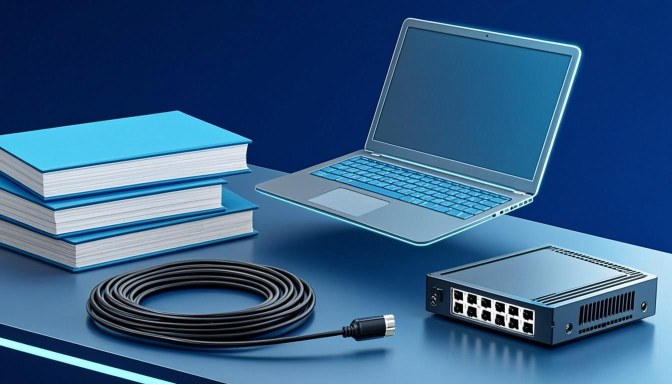
#> input picture scripts/student-covers/book-network-hardware.png, 1344 x 768 px, found by its file name (shown at 1/2 size)
$ python compose-student-covers.py
#> lines starting #> are read from the running program, lines starting #| are printed output that depends on the picture
#!/usr/bin/env python3
"""افزودن عنوان فارسی به کاورهای بخش دانش‌آموز (با raqm برای شکل‌دهی درست حروف)."""
import os
from PIL import Image, ImageDraw, ImageFont

SRC = "/home/z/my-project/scripts/student-covers"
DST = "/home/z/my-project/public/images/covers"
FONT = "/home/z/my-project/scripts/fonts/Vazirmatn-Bold.ttf"
os.makedirs(DST, exist_ok=True)

RTL = dict(direction="rtl", language="fa")
TITLE_COLOR = (14, 77, 92, 255)     # teal تیره برند
BRAND_COLOR = (60, 130, 140, 230)   # teal روشن‌تر

# (فایل پایه، فایل خروجی، عنوان، زیرنویس)
JOBS = [
    ("book-network-hardware.png",        "book-network-hardware.png",        "نصب و نگهداری تجهیزات شبکه و سخت‌افزار", "کتاب درسی دوازدهم | تک‌راه"),
    ("book-ecommerce-security.png",      "book-ecommerce-security.png",      "تجارت الکترونیک و امنیت شبکه",           "کتاب درسی دوازدهم | تک‌راه"),
    ("network-equipment-installation.png","network-equipment-installation.png","نصب تجهیزات شبکه",                      "پودمان ۱ | دانش‌آموز تک‌راه"),
    ("network-setup-dhcp-dns.png",       "network-setup-dhcp-dns.png",       "راه‌اندازی شبکه: DHCP و DNS",            "پودمان ۲ | دانش‌آموز تک‌راه"),
    ("wireless-network-modem.png",       "wireless-network-modem.png",       "شبکه بی‌سیم و مودم",                     "پودمان ۳ | دانش‌آموز تک‌راه"),
    ("network-management-ad-gpo.png",    "network-management-ad-gpo.png",    "مدیریت متمرکز منابع شبکه",               "پودمان ۴ | دانش‌آموز تک‌راه"),
    ("network-troubleshooting.png",      "network-troubleshooting.png",      "عیب‌یابی شبکه",                           "پودمان ۵ | دانش‌آموز تک‌راه"),
    ("ecommerce-business-idea.png",      "ecommerce-business-idea.png",      "ایجاد کار و کسب الکترونیکی",             "پودمان ۱ | دانش‌آموز تک‌راه"),
    ("online-store-development.png",     "online-store-development.png",     "ساخت فروشگاه اینترنتی و سئو",            "پودمان ۲ | دانش‌آموز تک‌راه"),
    ("mikrotik-router-setup.png",        "mikrotik-router-setup.png",        "راه‌اندازی مسیریاب میکروتیک",            "پودمان ۳ | دانش‌آموز تک‌راه"),
    ("network-security-firewall.png",    "network-security-firewall.png",    "امنیت شبکه و فایروال",                   "پودمان ۴ | دانش‌آموز تک‌راه"),
    ("ip-camera-nvr.png",                "ip-camera-nvr.png",                "دوربین مداربسته و NVR",                  "پودمان ۵ | دانش‌آموز تک‌راه"),
]

MAX_TEXT_W = 860  # حداکثر عرض متن داخل قرص


def fit_font(draw, text, start_size):
    """کاهش اندازه فونت تا وقتی متن داخل حد مجاز شود."""
    size = start_size
    while size > 30:
        f = ImageFont.truetype(FONT, size)
        bb = draw.textbbox((0, 0), text, font=f, **RTL)
        if bb[2] - bb[0] <= MAX_TEXT_W:
            return f, bb
        size -= 2
    f = ImageFont.truetype(FONT, size)
    return f, draw.textbbox((0, 0), text, font=f, **RTL)


for src, out, title, brand in JOBS:
    img = Image.open(os.path.join(SRC, src)).convert("RGBA")
    W, H = img.size
#> W = 1344; H = 768
    draw = ImageDraw.Draw(img)

    title_font, tb = fit_font(draw, title, 54)
#> tb = (-2, 1, 855, 55)
    tw, th = tb[2] - tb[0], tb[3] - tb[1]
#> tw = 857; th = 54
    brand_font = ImageFont.truetype(FONT, 26)
    bb = draw.textbbox((0, 0), brand, font=brand_font, **RTL)
#> bb = (0, 5, 313, 32)
    bw, bh = bb[2] - bb[0], bb[3] - bb[1]
#> bw = 313; bh = 27

    pad_x, pad_y, gap = 44, 26, 14
    pill_w = max(tw, bw) + pad_x * 2
#> pill_w = 945
    pill_h = th + bh + gap + pad_y * 2
#> pill_h = 147
    px, py = 40, 44

    overlay = Image.new("RGBA", img.size, (0, 0, 0, 0))
#> overlay: PIL image 1344x768 RGBA; every value is 0
    od = ImageDraw.Draw(overlay)
    od.rounded_rectangle(
        [px, py, px + pill_w, py + pill_h],
        radius=28,
        fill=(255, 255, 255, 216),
        outline=(20, 120, 130, 90),
        width=2,
    )
    img = Image.alpha_composite(img, overlay)
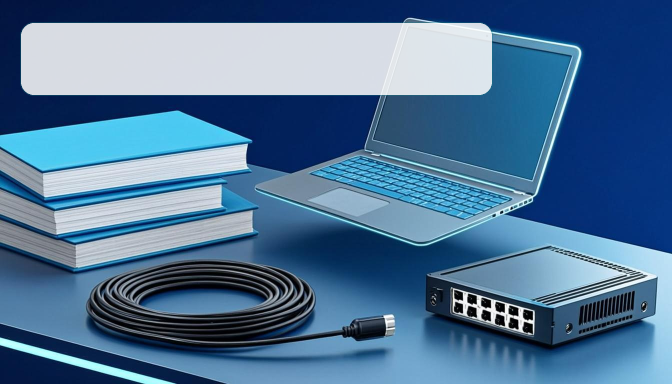
#> img: PIL image 1344x768 RGBA (shown at 1/2 size); mean R, G, B, A 78.9, 115.6, 150.2, 255
    draw = ImageDraw.Draw(img)

    tx = px + (pill_w - tw) // 2 - tb[0]
#> tx = 86
    ty = py + pad_y - tb[1]
#> ty = 69
    draw.text((tx, ty), title, font=title_font, fill=TITLE_COLOR, **RTL)

    bx = px + (pill_w - bw) // 2 - bb[0]
#> bx = 356
    by = py + pad_y + th + gap - bb[1]
#> by = 133
    draw.text((bx, by), brand, font=brand_font, fill=BRAND_COLOR, **RTL)

    dest = os.path.join(DST, out)
    img.convert("RGB").save(dest, "PNG")
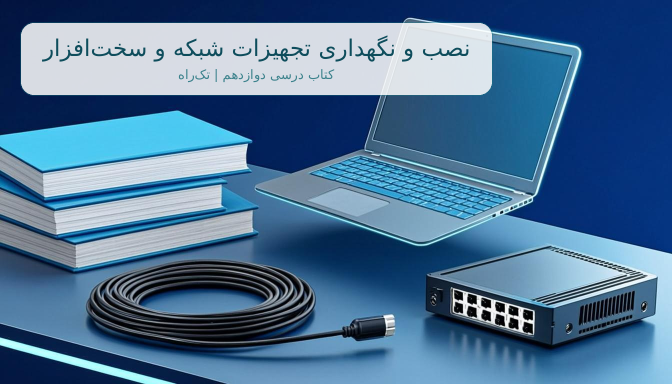
#> saved as book-network-hardware.png: PIL image 1344x768 RGB (shown at 1/2 size); mean R, G, B 77.5, 114.6, 149.2
    print(f"OK {out}  pill {pill_w}x{pill_h}")
#| OK book-network-hardware.png  pill 945x147
#> pass 2 of the loop `for src, out, title, brand in JOBS:`:
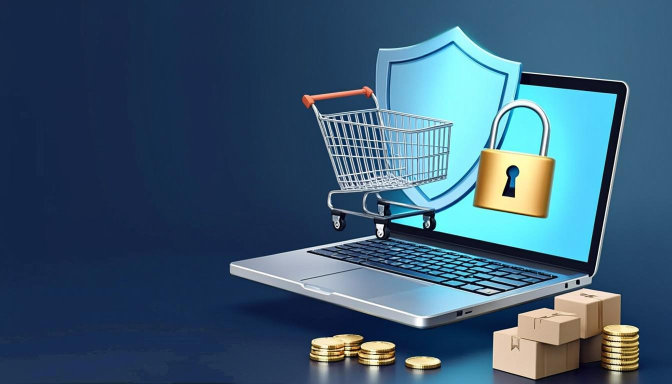
#> input picture scripts/student-covers/book-ecommerce-security.png, 1344 x 768 px, found by its file name (shown at 1/2 size)
#> tb = (0, 9, 701, 65)
#> tw = 701; th = 56
#> pill_w = 789
#> pill_h = 149
#> `img = Image.alpha_composite(img, overlay)`:
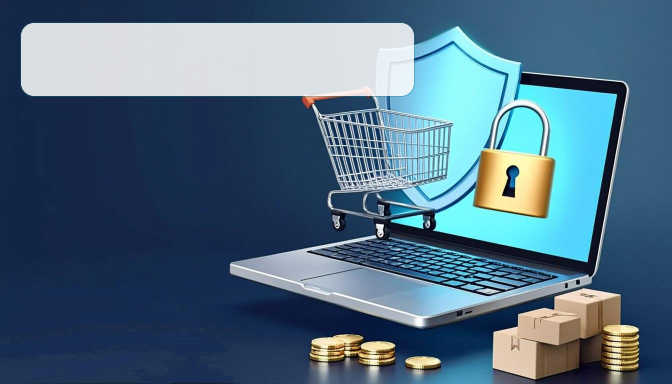
#> img: PIL image 1344x768 RGBA (shown at 1/2 size); mean R, G, B, A 79.7, 108.9, 130.3, 255
#> tx = 84
#> ty = 61
#> bx = 278
#> by = 135
#> `img.convert("RGB").save(dest, "PNG")`:
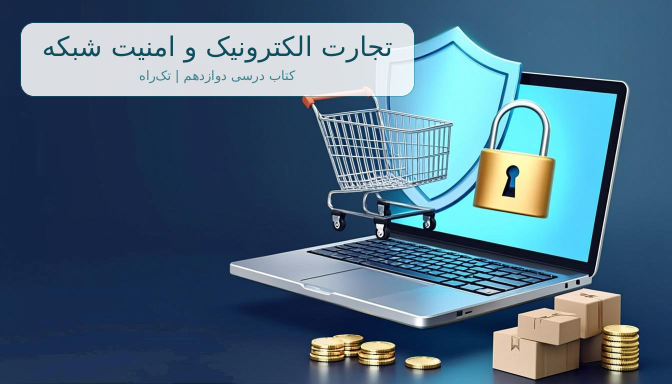
#> saved as book-ecommerce-security.png: PIL image 1344x768 RGB (shown at 1/2 size); mean R, G, B 78.3, 107.9, 129.4
#| OK book-ecommerce-security.png  pill 789x149
#> pass 3 of the loop `for src, out, title, brand in JOBS:`:
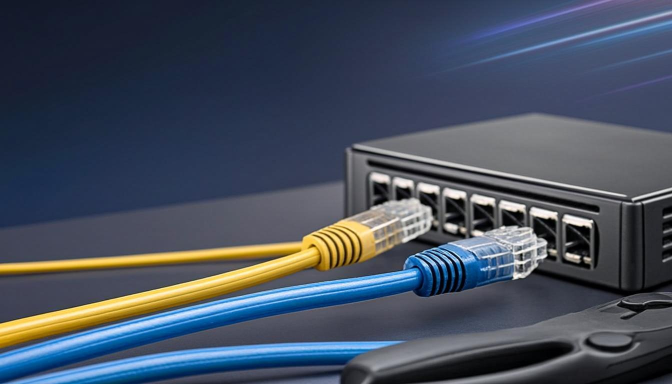
#> input picture scripts/student-covers/network-equipment-installation.png, 1344 x 768 px, found by its file name (shown at 1/2 size)
#> tb = (0, 9, 456, 65)
#> tw = 456
#> bb = (0, 0, 299, 32)
#> bw = 299; bh = 32
#> pill_w = 544
#> pill_h = 154
#> `img = Image.alpha_composite(img, overlay)`:
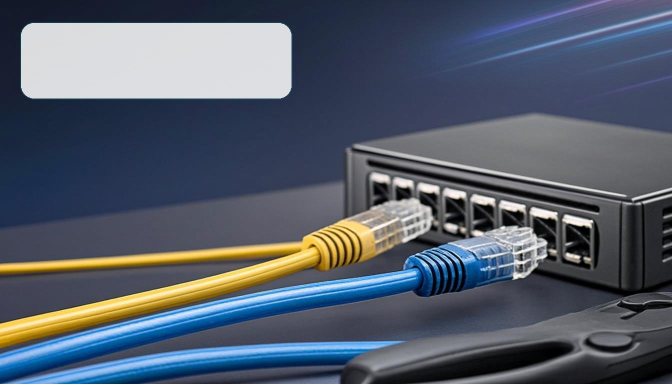
#> img: PIL image 1344x768 RGBA (shown at 1/2 size); mean R, G, B, A 85, 93.4, 106.9, 255
#> bx = 162
#> by = 140
#> `img.convert("RGB").save(dest, "PNG")`:
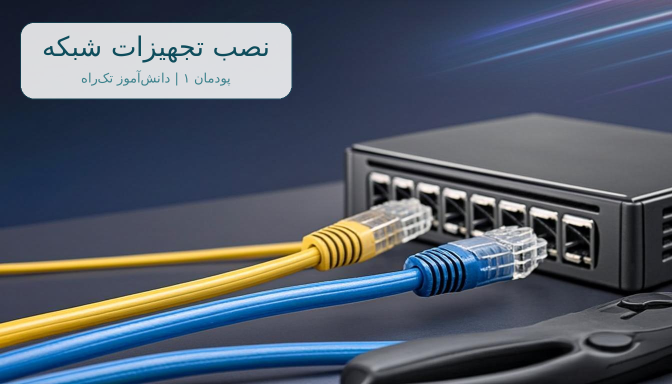
#> saved as network-equipment-installation.png: PIL image 1344x768 RGB (shown at 1/2 size); mean R, G, B 84, 92.7, 106.3
#| OK network-equipment-installation.png  pill 544x154
#> (the run stopped early here; a loop or call above may not have finished)
